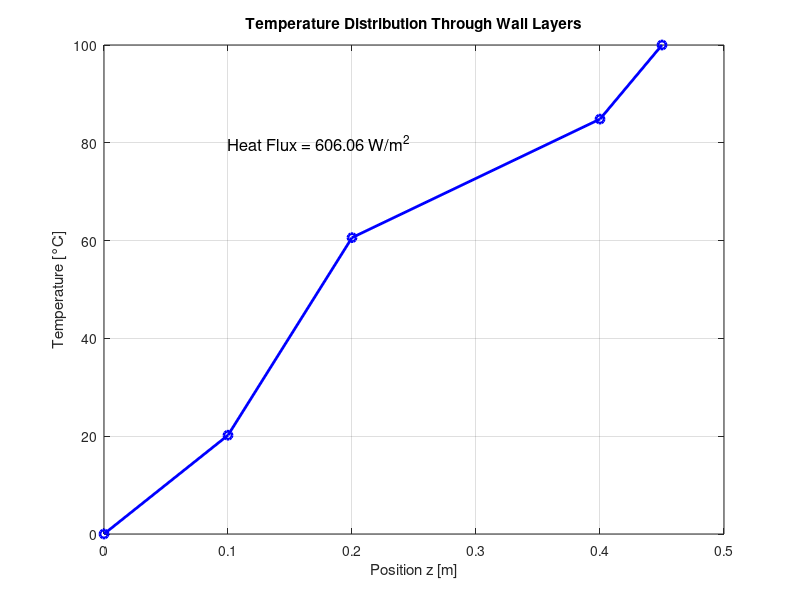

The MATLAB source for this figure:
%-------------------------------------------------------------------------%
%   __  __    _  _____ _        _    ____    _  _      ____    _ ____     %
%  |  \/  |  / \|_   _| |      / \  | __ )  | || |    / ___|__| |  _ \    %
%  | |\/| | / _ \ | | | |     / _ \ |  _ \  | || |_  | |   / _` | |_) |   %
%  | |  | |/ ___ \| | | |___ / ___ \| |_) | |__   _| | |__| (_| |  __/    %
%  |_|  |_/_/   \_\_| |_____/_/   \_\____/     |_|    \____\__,_|_|       %
%                                                                         %
%-------------------------------------------------------------------------%
%                                                                         %
%   Author: Marco Mehl      <marco.mehl@polimi.it>                        %
%           Timoteo Dinelli <timoteo.dinelli@polimi.it>                   %
%   CRECK Modeling Group <http://creckmodeling.polimi.it>                 %
%   Department of Chemistry, Materials and Chemical Engineering           %
%   Politecnico di Milano                                                 %
%   P.zza Leonardo da Vinci 32, 20133 Milano                              %
%                                                                         %
% ----------------------------------------------------------------------- %
% Clear workspace and command window
clear all
clc

%% Input Data
% Temperature boundary conditions [°C]
T0 = 0;    % Initial temperature
T4 = 100;  % Final temperature

% Thermal conductivities [W/mK]
k = [3, 1.5, 5, 2];

% Position coordinates [m]
z = [0, 0.1, 0.2, 0.4, 0.45];

%% Setup System of Equations
% We need to solve for T1, T2, T3 and q
% The system can be written as Ax = b where x = [T1 T2 T3 q]'

% Initialize coefficient matrix A
A = zeros(4,4);

% Fill matrix A based on the heat flux equations
% First equation: q = k1(T1-T0)/(z1-z0)
A(1,1) = -k(1)/(z(2)-z(1));
A(1,4) = 1;

% Second equation: q = k2(T2-T1)/(z2-z1)
A(2,1) = k(2)/(z(3)-z(2));
A(2,2) = -k(2)/(z(3)-z(2));
A(2,4) = 1;

% Third equation: q = k3(T3-T2)/(z3-z2)
A(3,2) = k(3)/(z(4)-z(3));
A(3,3) = -k(3)/(z(4)-z(3));
A(3,4) = 1;

% Fourth equation: q = k4(T4-T3)/(z4-z3)
A(4,3) = k(4)/(z(5)-z(4));
A(4,4) = 1;

% Initialize and fill right-hand side vector b
b = zeros(4,1);
b(1) = k(1)*T0/(z(2)-z(1));
b(4) = k(4)*T4/(z(5)-z(4));

%% Solve the system
% x will contain [T1 T2 T3 q]
x = A\b;

% Extract solutions
T1 = x(1);
T2 = x(2);
T3 = x(3);
q = x(4);

% Create full temperature vector for plotting
T_full = [T0 T1 T2 T3 T4];

%% Plot results
figure
plot(z, T_full, 'b-o', 'LineWidth', 2)
grid on
xlabel('Position z [m]')
ylabel('Temperature [°C]')
title('Temperature Distribution Through Wall Layers')

% Add text annotations for heat flux
text(0.1, 80, sprintf('Heat Flux = %.2f W/m^2', q), 'FontSize', 12)

%% Display results
fprintf('Results:\n')
fprintf('T1 = %.2f °C\n', T1)
fprintf('T2 = %.2f °C\n', T2)
fprintf('T3 = %.2f °C\n', T3)
fprintf('Heat flux = %.2f W/m^2\n', q)
